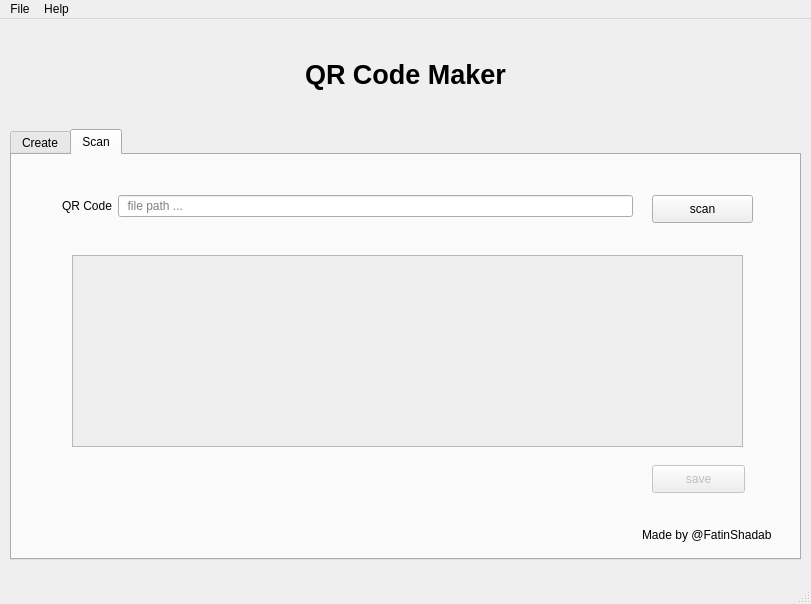
<?xml version="1.0" encoding="UTF-8"?>
<ui version="4.0">
 <class>AppNameLabel</class>
 <widget class="QMainWindow" name="AppNameLabel">
  <property name="geometry">
   <rect>
    <x>0</x>
    <y>0</y>
    <width>811</width>
    <height>604</height>
   </rect>
  </property>
  <property name="windowTitle">
   <string>MainWindow</string>
  </property>
  <widget class="QWidget" name="centralwidget">
   <widget class="QLabel" name="label">
    <property name="geometry">
     <rect>
      <x>190</x>
      <y>30</y>
      <width>431</width>
      <height>51</height>
     </rect>
    </property>
    <property name="font">
     <font>
      <family>Nirmala UI</family>
      <pointsize>20</pointsize>
      <weight>75</weight>
      <bold>true</bold>
     </font>
    </property>
    <property name="autoFillBackground">
     <bool>true</bool>
    </property>
    <property name="text">
     <string> QR Code Maker</string>
    </property>
    <property name="textFormat">
     <enum>Qt::RichText</enum>
    </property>
    <property name="scaledContents">
     <bool>false</bool>
    </property>
    <property name="alignment">
     <set>Qt::AlignCenter</set>
    </property>
    <property name="wordWrap">
     <bool>false</bool>
    </property>
   </widget>
   <widget class="QTabWidget" name="containt_tabWidget">
    <property name="geometry">
     <rect>
      <x>10</x>
      <y>110</y>
      <width>791</width>
      <height>431</height>
     </rect>
    </property>
    <property name="styleSheet">
     <string notr="true"/>
    </property>
    <property name="currentIndex">
     <number>1</number>
    </property>
    <widget class="QWidget" name="tab">
     <attribute name="title">
      <string>Create</string>
     </attribute>
     <widget class="QWidget" name="formLayoutWidget">
      <property name="geometry">
       <rect>
        <x>50</x>
        <y>40</y>
        <width>681</width>
        <height>211</height>
       </rect>
      </property>
      <layout class="QFormLayout" name="formLayout">
       <item row="1" column="0">
        <widget class="QLabel" name="label_2">
         <property name="text">
          <string>Image Formate</string>
         </property>
        </widget>
       </item>
       <item row="1" column="1">
        <widget class="QLineEdit" name="format_area"/>
       </item>
       <item row="2" column="0">
        <widget class="QLabel" name="label_3">
         <property name="text">
          <string>Content</string>
         </property>
        </widget>
       </item>
       <item row="2" column="1">
        <widget class="QTextEdit" name="content_area"/>
       </item>
       <item row="3" column="0">
        <widget class="QLabel" name="label_4">
         <property name="text">
          <string>Save to</string>
         </property>
        </widget>
       </item>
       <item row="3" column="1">
        <widget class="QLineEdit" name="save_to_area">
        <property name="placeholderText">
           <string>  defult (cwd)</string>
        </property>
        </widget>
       </item>
       <item row="0" column="1">
        <widget class="Line" name="line">
         <property name="orientation">
          <enum>Qt::Vertical</enum>
         </property>
        </widget>
       </item>
      </layout>
     </widget>
     <widget class="QPushButton" name="create_button">
      <property name="enabled">
       <bool>true</bool>
      </property>
      <property name="geometry">
       <rect>
        <x>640</x>
        <y>270</y>
        <width>93</width>
        <height>28</height>
       </rect>
      </property>
      <property name="text">
       <string>create</string>
      </property>
     </widget>
     <widget class="QLabel" name="label_5">
      <property name="geometry">
       <rect>
        <x>630</x>
        <y>370</y>
        <width>141</width>
        <height>20</height>
       </rect>
      </property>
      <property name="text">
       <string>Made by @FatinShadab</string>
      </property>
     </widget>
    </widget>
    <widget class="QWidget" name="tab_2">
     <attribute name="title">
      <string>Scan</string>
     </attribute>
     <widget class="QWidget" name="formLayoutWidget_2">
      <property name="geometry">
       <rect>
        <x>50</x>
        <y>40</y>
        <width>571</width>
        <height>31</height>
       </rect>
      </property>
      <layout class="QFormLayout" name="formLayout_2">
       <item row="0" column="0">
        <widget class="QLabel" name="label_6">
         <property name="text">
          <string>QR Code</string>
         </property>
        </widget>
       </item>
       <item row="0" column="1">
        <widget class="QLineEdit" name="qrcode_path">
         <property name="text">
          <string/>
         </property>
         <property name="dragEnabled">
          <bool>true</bool>
         </property>
         <property name="placeholderText">
          <string>  file path ...</string>
         </property>
        </widget>
       </item>
      </layout>
     </widget>
     <widget class="QPushButton" name="sacn_button">
      <property name="enabled">
       <bool>true</bool>
      </property>
      <property name="geometry">
       <rect>
        <x>640</x>
        <y>40</y>
        <width>101</width>
        <height>28</height>
       </rect>
      </property>
      <property name="text">
       <string>scan</string>
      </property>
     </widget>
     <widget class="QTextBrowser" name="output_area">
      <property name="enabled">
       <bool>false</bool>
      </property>
      <property name="geometry">
       <rect>
        <x>60</x>
        <y>100</y>
        <width>671</width>
        <height>192</height>
       </rect>
      </property>
     </widget>
     <widget class="QPushButton" name="save_button">
      <property name="enabled">
       <bool>false</bool>
      </property>
      <property name="geometry">
       <rect>
        <x>640</x>
        <y>310</y>
        <width>93</width>
        <height>28</height>
       </rect>
      </property>
      <property name="text">
       <string>save</string>
      </property>
     </widget>
     <widget class="QLabel" name="label_7">
      <property name="geometry">
       <rect>
        <x>630</x>
        <y>370</y>
        <width>141</width>
        <height>20</height>
       </rect>
      </property>
      <property name="text">
       <string>Made by @FatinShadab</string>
      </property>
     </widget>
    </widget>
   </widget>
  </widget>
  <widget class="QMenuBar" name="menubar">
   <property name="geometry">
    <rect>
     <x>0</x>
     <y>0</y>
     <width>811</width>
     <height>26</height>
    </rect>
   </property>
   <widget class="QMenu" name="menuFile">
    <property name="title">
     <string>File</string>
    </property>
    <addaction name="actionsave"/>
    <addaction name="actionclose"/>
    <addaction name="separator"/>
   </widget>
   <widget class="QMenu" name="menuHelp">
    <property name="title">
     <string>Help</string>
    </property>
    <addaction name="actiondocs"/>
    <addaction name="actionsource"/>
   </widget>
   <addaction name="menuFile"/>
   <addaction name="menuHelp"/>
  </widget>
  <widget class="QStatusBar" name="statusbar"/>
  <action name="actionclose">
   <property name="text">
    <string>close</string>
   </property>
  </action>
  <action name="actionsave">
   <property name="enabled">
    <bool>false</bool>
   </property>
   <property name="text">
    <string>save</string>
   </property>
  </action>
  <action name="actiondocs">
   <property name="text">
    <string>docs</string>
   </property>
  </action>
  <action name="actionsource">
   <property name="text">
    <string>source</string>
   </property>
  </action>
 </widget>
 <resources/>
 <connections/>
</ui>
